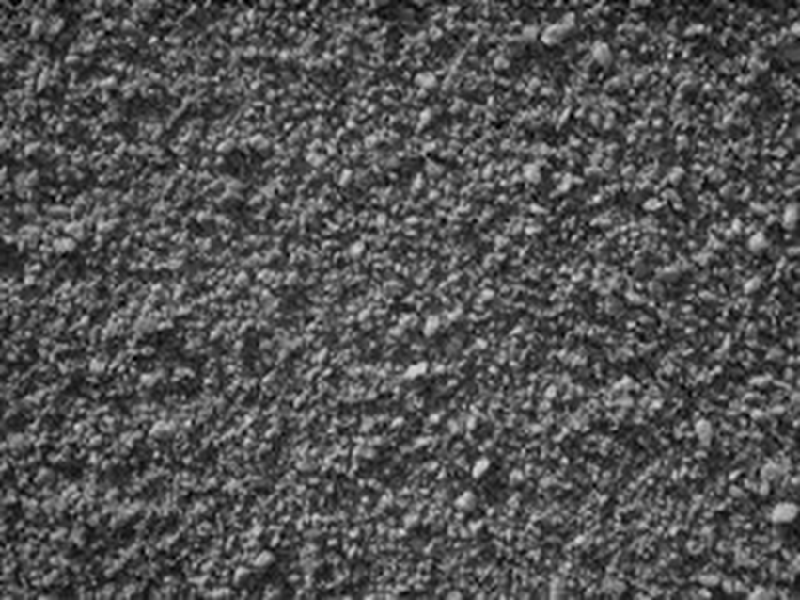
//> input picture sonar_sim_cloud/cloudImgs/stucci1.jpg, 800 x 600 px
$ ./HOG_descriptor ../sonar_sim_cloud/cloudImgs/stucci1.jpg ../sonar_sim_cloud/cloudImgs/stucci2.jpg ../sonar_sim_cloud/cloudImgs/stucci2.jpg   (built with g++ and OpenCV 4)
//> lines starting //> are read from the running program, lines starting //| are printed output that depends on the picture

#include <stdio.h>
#include <iostream>
#include "opencv2/opencv.hpp"
#include "opencv2/imgproc/imgproc.hpp"
#include "opencv2/objdetect/objdetect.hpp"
#include "opencv2/highgui/highgui.hpp"


using namespace cv;
using namespace std;


int main(int argc, char** argv)
{

    cv::Mat src1clr = cv::imread(argv[1]);
//> src1clr is the input picture: 600 rows x 800 cols, CV_8UC3; min 0, max 223, mean 82.3
    cv::Mat src2clr = cv::imread(argv[2]);
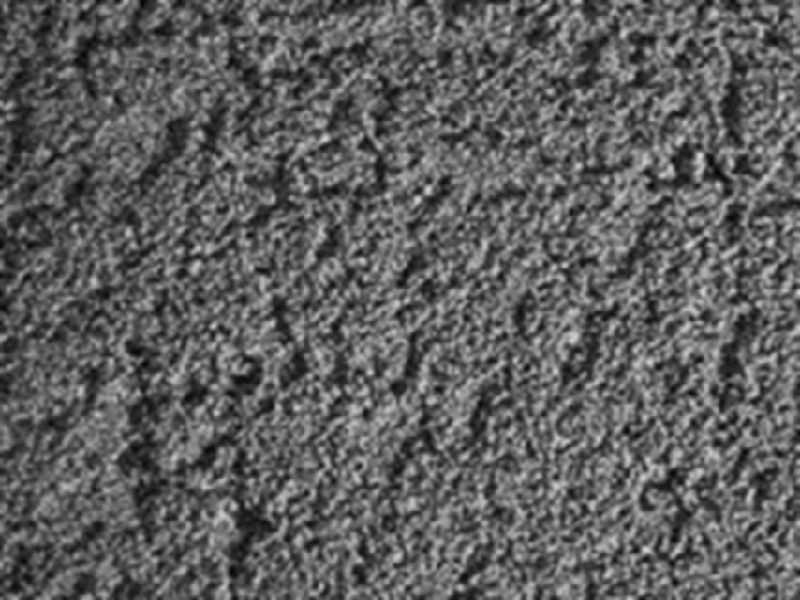
//> input picture sonar_sim_cloud/cloudImgs/stucci2.jpg, 800 x 600 px
//> src2clr is the input picture: 600 rows x 800 cols, CV_8UC3; min 4, max 218, mean 94.4
    cv::Mat src3clr;
    cv::Mat src1, src2, src3;

    //If a third arg:
    if(argc > 3)
      src3clr = imread(argv[3]);

    // show the image
    cv::namedWindow("Image", CV_WINDOW_AUTOSIZE);
    cv::moveWindow("Image", 0, 0);
    //cv::imshow("Image", src1);

    cout << "Image Width = " << src1.cols << endl;
    cout << "Image Height = " << src1.rows << endl;

    //Create gray CLAHE images:
    int clipLimit = 4;
    Ptr<CLAHE> clahe = createCLAHE();
    clahe->setClipLimit(clipLimit);
    cvtColor(src1clr, src1, COLOR_BGR2GRAY);
    cvtColor(src2clr, src2, COLOR_BGR2GRAY);
    cvtColor(src3clr, src3, COLOR_BGR2GRAY);
    clahe->apply(src1,src1);
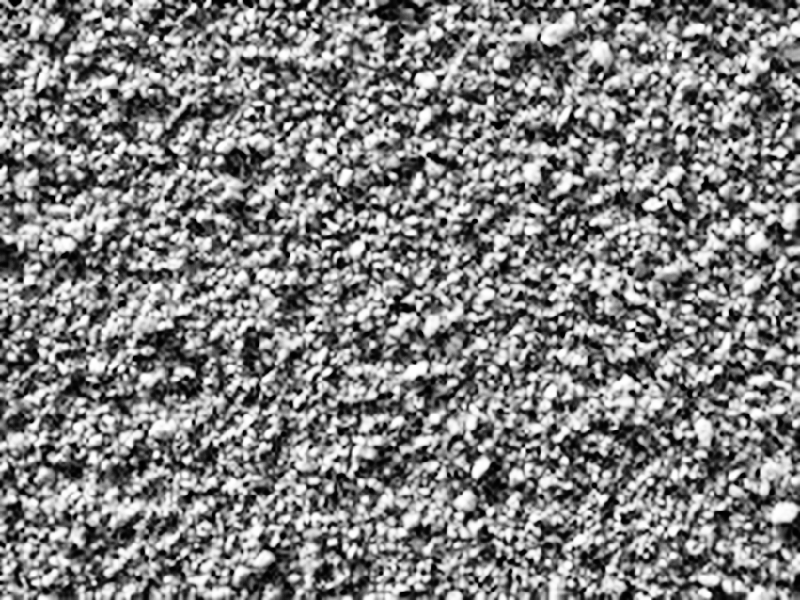
//> src1: 600 rows x 800 cols, CV_8UC1; min 0, max 255, mean 128.5
    clahe->apply(src2,src2);
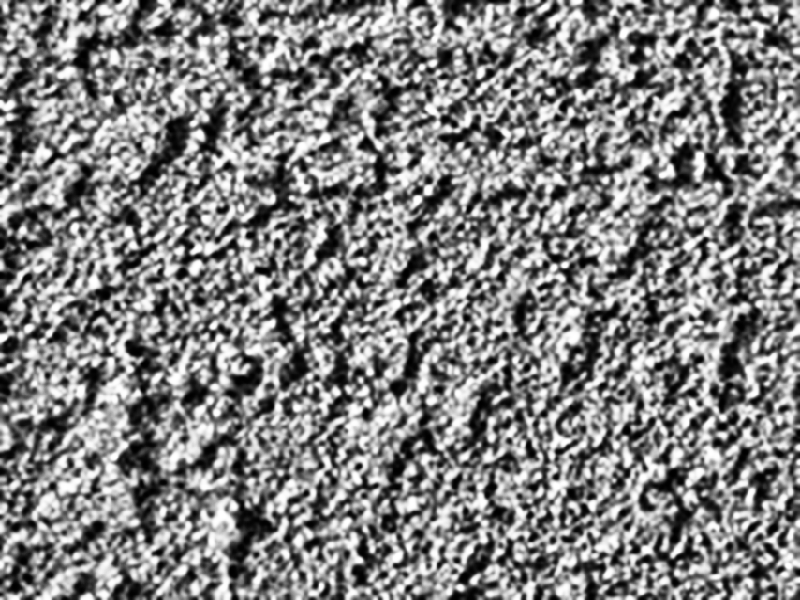
//> src2: 600 rows x 800 cols, CV_8UC1; min 0, max 255, mean 128.6
    clahe->apply(src3,src3);

    //Show Images:
    cv::imshow("Image",src3);

    //Compute HOG for IMG1
    cv::HOGDescriptor hog;
    vector<float> descriptors1;
    vector<Point> locs1;
    hog.compute(src1, descriptors1,Size(32,32),Size(0,0),locs1);
//> descriptors1 = 1360800 items; locs1 = empty

    cout << "Num Descriptors: " <<  descriptors1.size() << endl;
//| Num Descriptors: 1360800

    Mat Hogfeat1;
    Hogfeat1.create(descriptors1.size(),1,CV_32F);
    for(int i=0; i<descriptors1.size(); i++)
      {
	Hogfeat1.at<float>(i,0) = descriptors1.at(i);
      }

    //Compute HOG for IMG2
    vector<float> descriptors2;
    vector<Point> locs2;
    hog.compute(src2, descriptors2,Size(32,32),Size(0,0),locs2);
//> descriptors2 = 1360800 items; locs2 = empty

    Mat Hogfeat2;
    Hogfeat2.create(descriptors2.size(),1,CV_32F);
    for(int i=0; i<descriptors2.size(); i++)
      {
	Hogfeat2.at<float>(i,0) = descriptors2.at(i);
      }

    //Compute HOG for IMG3
    Mat Hogfeat3;
    vector<float> descriptors3;
    vector<Point> locs3;
    if(argc > 3)
      {
	hog.compute(src3, descriptors3,Size(32,32),Size(0,0),locs3);
//> descriptors3 = 1360800 items; locs3 = empty

	Hogfeat3.create(descriptors3.size(),1,CV_32F);
	for(int i=0; i<descriptors3.size(); i++)
	  {
	    Hogfeat3.at<float>(i,0) = descriptors3.at(i);
	  }
      }

    //This is for comparing the HOG features of two images without using any SVM
    //(It is not an efficient way but useful when you want to compare only few or two images)
    //Simple distance
    //Consider you have two hog feature vectors for two images Hogfeat1 and Hogfeat2 and those are same size.
    double distance=0;
    for(int i=0;i<Hogfeat1.rows;i++)
      {
	distance += abs(Hogfeat1.at<float>(i,0) - Hogfeat2.at<float>(i,0));
      }
//> this loop made 1360800 passes
//> distance on passes 1 to 3: 0.118, 0.166, 0.174
//> after the loop, distance = 130371.4

    cout << "Distance: " << distance << endl;
//| Distance: 130371

    float threshold = 100;
    if(distance < threshold)
      cout<<"Two images are of same class"<<endl;
    else
      cout<<"Two images are of different class"<<endl;

    //cout << "HOG DESCRIPTOR:" << descriptors << endl;
    cout << "Descriptor Size in Floats: " << hog.getDescriptorSize() << endl;
    cv::waitKey(0);


    /*******************************************************************/
    /****************** SVM CODE ***************************************/
    int pos_count = 1;
    int neg_count = 1;
    Mat labels( pos_count + neg_count, 1, CV_32FC1, Scalar(-1.0) );
    labels.rowRange( 0, pos_count ) = Scalar( 1.0 );

//> (the run ends here: the program needs code that is not available in this run, at `CvSVM svm;`)
